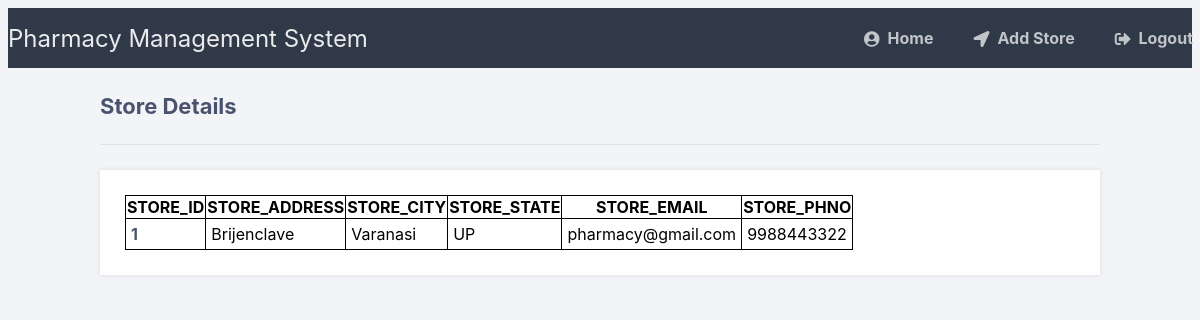
The app's page /viewstore.php (signed in) with its own data.
### tables this page shows
CREATE TABLE `store` (
  `STORE_ID` int(20) NOT NULL,
  `STORE_ADDRESS` varchar(50) DEFAULT NULL,
  `STORE_CITY` varchar(10) NOT NULL,
  `STORE_STATE` varchar(10) NOT NULL,
  `STORE_EMAIL` varchar(20) NOT NULL,
  `STORE_PHNO` decimal(12,0) NOT NULL
);

### viewstore.php (the view, shortened to what this page needs)
<?php
$DATABASE_HOST = 'localhost';
$DATABASE_USER = 'root';
$DATABASE_PASS = '';
$DATABASE_NAME = 'pharmacylogin';
$con = mysqli_connect($DATABASE_HOST, $DATABASE_USER, $DATABASE_PASS, $DATABASE_NAME);
$stmt = $con->prepare('SELECT * FROM STORE');
$stmt->execute();
$result = $stmt->get_result();
?>
<!DOCTYPE html>
<html>
	<head>
		<link href="style.css" rel="stylesheet" type="text/css">
		<link rel="stylesheet" href="https://use.fontawesome.com/releases/v5.7.1/css/all.css">
	</head>
	<body class="loggedin">
		<nav class="navtop">
			<div>
				<h1>Pharmacy Management System</h1>
				<a href="admin.php"><i class="fas fa-user-circle"></i>Home</a>
				<a href="addstore.php"><i class="fas fa-location-arrow"></i>Add Store</a>
				<a href="logout.php"><i class="fas fa-sign-out-alt"></i>Logout</a>
			</div>
		</nav>
		<div class="content">
			<h2>Store Details</h2>
			<div>
				<table>
					<tr>
						<th>STORE_ID</th>
						<th>STORE_ADDRESS</th>
						<th>STORE_CITY</th>
						<th>STORE_STATE</th>
						<th>STORE_EMAIL</th>
						<th>STORE_PHNO</th>
					</tr>
<?php
while($data = $result->fetch_assoc()) {
?>
					<tr>
						<td><?=$data['STORE_ID']?></td>
						<td><?=$data['STORE_ADDRESS']?></td>
						<td><?=$data['STORE_CITY']?></td>
						<td><?=$data['STORE_STATE']?></td>
						<td><?=$data['STORE_EMAIL']?></td>
						<td><?=$data['STORE_PHNO']?></td>
					</tr>
<?php
}
?>
				</table>
			</div>
		</div>
	</body>
</html>

### style.css (style rules this page uses)
* { box-sizing: border-box; font-family: -apple-system, BlinkMacSystemFont, "segoe ui", roboto, oxygen, ubuntu, cantarell, "fira sans", "droid sans", "helvetica neue", Arial, sans-serif; font-size: 16px; -webkit-font-smoothing: antialiased; -moz-osx-font-smoothing: grayscale; }
body { background-color: #435165; }
.navtop { background-color: #2f3947; height: 60px; width: 100%; border: 0; }
.navtop div { display: flex; margin: 0 auto; width: 1205px; height: 100%; }
.navtop div h1, .navtop div a { display: inline-flex; align-items: center; }
.navtop div h1 { flex: 1; font-size: 24px; padding: 0; margin: 0; color: #eaebed; font-weight: normal; }
.navtop div a { padding: 0 20px; text-decoration: none; color: #c1c4c8; font-weight: bold; }
.navtop div a i { padding: 2px 8px 0 0; }
body.loggedin { background-color: #f3f4f7; }
.content { width: 1000px; margin: 0 auto; }
.content h2 { margin: 0; padding: 25px 0; font-size: 22px; border-bottom: 1px solid #e0e0e3; color: #4a536e; }
.content > p, .content > div { box-shadow: 0 0 5px 0 rgba(0, 0, 0, 0.1); margin: 25px 0; padding: 25px; background-color: #fff; }
.content > p table td, .content > div table td { padding: 5px; }
.content > p table td:first-child, .content > div table td:first-child { font-weight: bold; color: #4a536e; padding-right: 15px; }
table { border-collapse: collapse; }
table, th, td { border: 1px solid black; }

### records on screen
store: STORE_ID "1", STORE_ADDRESS "Brijenclave", STORE_CITY "Varanasi", STORE_STATE "UP", STORE_EMAIL "pharmacy@gmail.com", STORE_PHNO "9988443322"
